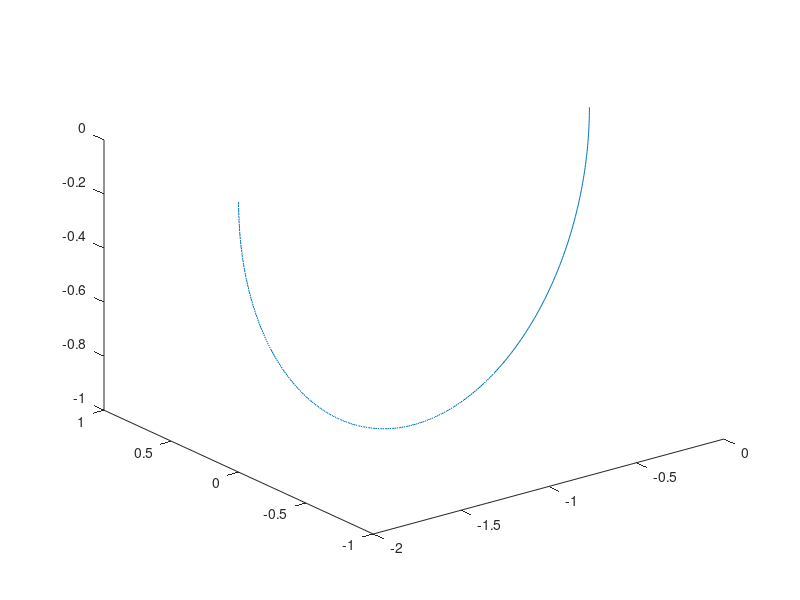

The MATLAB source for this figure: (Note: this script raises an error after producing the figure.)
alpha=0:0.01:pi;
l=zeros([1 length(alpha)]);
    
x=-cos(alpha)-1;y=l;z=-sin(alpha);

plot3(x,y,z);
tubep(x,y,z,20,0.5);
hold on;


plot3(3*x+2,3*y,2*z);
tubep(3*x+2,3*y,2*z,20,0.5);


plot3(5*x+4,5*y,3*z);
tubep(5*x+4,5*y,3*z,20,0.5);
a=trenza([2]);
representar_trenza(a);

[x_cil,y_cil,z_cil] = cilindro_base();
plot3(x_cil-2,y_cil,z_cil);
tubep(x_cil-2,y_cil,z_cil,20,0.5);


x1 = x_cil-4; y1 = y_cil; z1 = z_cil;  
plot3(x1,y1,z1);
tubep(x1,y1,z1,20,0.5);